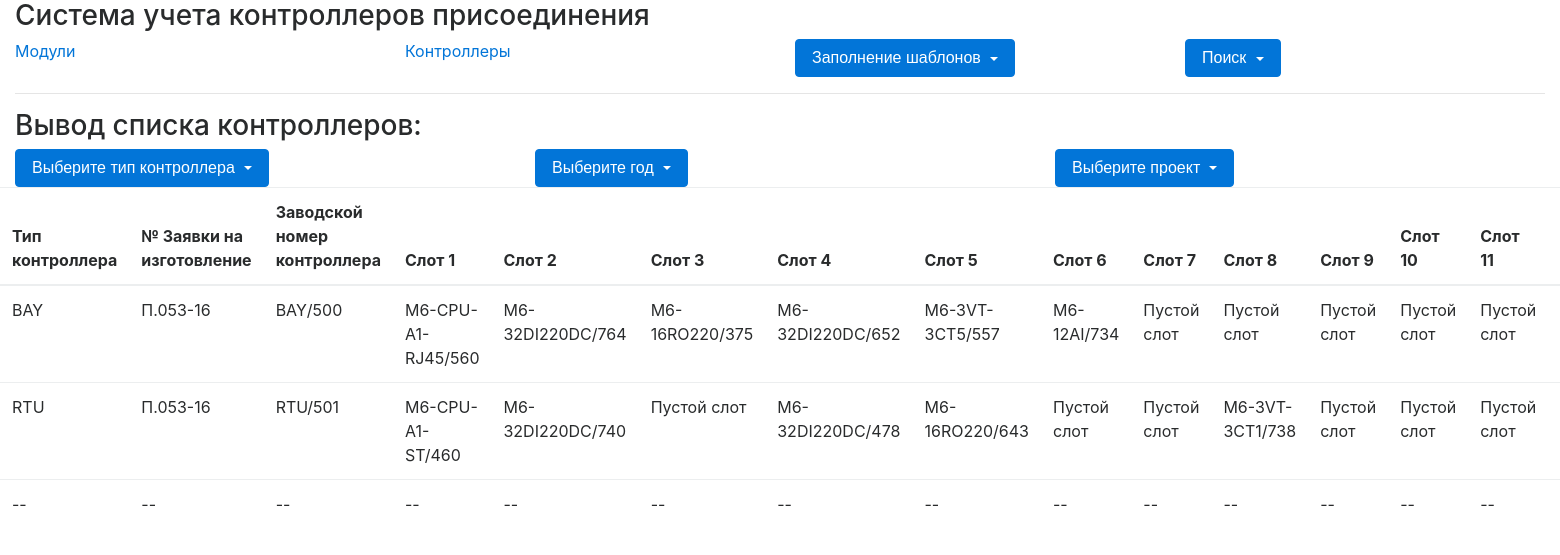
/myapp/controllers_list/, run on the app's committed database.
### myapp/models.py (models this page shows, shortened)
class Controller(models.Model):
    factory_number = models.CharField(primary_key=True, max_length=30)
    manufacturing_request_number = models.CharField(max_length=30, blank=True)
    controller_type = models.CharField(null=True, max_length=30)
    another_equipment_numbers = models.CharField(max_length=30, blank=True)
    controller_production_date = models.DateField(null=True, blank=True)
    qc_date = models.DateField(null=True, blank=True)
    metrology_check = models.NullBooleanField(blank=True)
    project_name = models.CharField(max_length=30, blank=True)
    project_manager_name = models.CharField(max_length=30, blank=True)
    def __str__(self):
        return f'{self.controller_type}/{self.factory_number}'

class Slot(models.Model):
    controller_module = models.ForeignKey('ControllerModule', unique=True, on_delete=models.CASCADE)
    slot_number = models.IntegerField(editable=True)
    class Meta:
        unique_together = (('slot_number', 'controller_module'),)

class ControllerModule(models.Model):
    module = models.ForeignKey('Module', unique=True, on_delete=models.CASCADE)
    controller = models.ForeignKey('Controller', on_delete=models.CASCADE)
    class Meta:
        unique_together = (('module', 'controller'),)

class Module(models.Model):
    factory_number = models.CharField(primary_key=True, max_length=30) # 3D/526 3D/527
    revision = models.FloatField(null=True, blank=True)
    module_name = models.CharField(null=True, max_length=30)
    consignment_number = models.IntegerField(null=True, blank=True)
    manufacturer = models.CharField(max_length=30, blank=True)
    production_date = models.DateField(null=True, blank=True)
    qc_pass_date = models.DateField(null=True, blank=True)
    hash = models.TextField(blank=True)
    engineer_name = models.CharField(max_length=30, blank=True)
    note = models.TextField(blank=True)
    def __str__(self):
        return f'{self.module_name}/{self.factory_number}'

### myapp/views.py (the view)
# urls.py: path('controllers_list/', ControllersListView.as_view(), name='controllers_list'),
class ControllersListView(View):
	def get(self, request):
		a = ['--' for i in range(23)]
		controller = Controller.objects.all()
		controllers = []
		controller_types = []
		qc_dates = []
		project_names = []
		for cont in controller:
			slots = Slot.objects.select_related().all().filter(
				controller_module__controller__factory_number=cont.factory_number).order_by('slot_number')
			new_slots = [None for i in range(1, 15)]
			j = 0
			for i in range(1, 15):
				try:
					if slots[j].slot_number == i:
						new_slots[i-1] = slots[j]
						j += 1
				except:
					pass
			controllers.append({'controller': cont, 'slot': new_slots})
			try:
				if cont.controller_type in controller_types:
					continue
				else:
					controller_types.append(cont.controller_type)
			except:
				pass
			try:
				if cont.qc_date.year in qc_dates:
					continue
				else:
					qc_dates.append(cont.qc_date.year)
			except:
				pass
			try:
				if cont.project_name in project_names:
					continue
				else:
					project_names.append(cont.project_name)
			except:
				pass
		return render(request, 'myapp/controllers_list.html', {'controllers': controllers,
																'a': a,
																'controller_types': controller_types,
																'qc_dates': qc_dates,
																'project_names': project_names})

### myapp/templates/myapp/controllers_list.html (shortened to what this page needs)
{% load static %}
<!DOCTYPE html>
<html lang="en">
  <head>
    <link href="{% static "myapp/css/bootstrap.min.css" %}" rel="stylesheet"/>
    <link href="{% static "myapp/css/style.css" %}" rel="stylesheet">
  </head>
  <body>
    <div class="container-fluid">
	<div class="row">
		<div class="col-md-12">
			<h3>
				Система учета контроллеров присоединения
			</h3>
		</div>
	</div>
	<div class="row">
		<div class="col-md-3">
			<a href="{% url "modules_list" %}">Модули</a>
		</div>
		<div class="col-md-3">
			<a href="{% url "controllers_list" %}">Контроллеры</a>
		</div>
		<div class="col-md-3">
			<div class="dropdown">
				<button class="btn btn-primary dropdown-toggle" type="button" id="dropdownMenuButton" data-toggle="dropdown">
					Заполнение шаблонов
				</button>
			</div>
		</div>
		<div class="col-md-3">
			<div class="dropdown">
				<button class="btn btn-primary dropdown-toggle" type="button" id="dropdownMenuButton" data-toggle="dropdown">
					Поиск
				</button>
			</div>
		</div>
	</div>
	<hr>
	<div class="row">
		<div class="col-md-12">
			<h3>
				Вывод списка контроллеров:
			</h3>
		</div>
	</div>
	<div class="row">
		<div class="col-md-4">
			<div class="dropdown">
				<button class="btn btn-primary dropdown-toggle" type="button" id="dropdownMenuButton" data-toggle="dropdown">
					Выберите тип контроллера
				</button>
			</div>
		</div>
		<div class="col-md-4">
			<div class="dropdown">
				<button class="btn btn-primary dropdown-toggle" type="button" id="dropdownMenuButton" data-toggle="dropdown">
					Выберите год
				</button>
			</div>
		</div>
		<div class="col-md-4">
			<div class="dropdown">
				<button class="btn btn-primary dropdown-toggle" type="button" id="dropdownMenuButton" data-toggle="dropdown">
					Выберите проект
				</button>
			</div>
		</div>
		</div>
	</div>
<div class="row">
		<div class="col-md-12">
			<table class="table" id="bagua-table">
				<thead>
					<tr>
						<th>
							Тип контроллера
						</th>
						<th>
							№ Заявки на изготовление
						</th>
						<th>
							Заводской номер контроллера
						</th>
						<th>
							Слот 1
						</th>
						<th>
							Слот 2
						</th>
						<th>
							Слот 3
						</th>
						<th>
							Слот 4
						</th>
						<th>
							Слот 5
						</th>
						<th>
							Слот 6
						</th>
						<th>
							Слот 7
						</th>
						<th>
							Слот 8
						</th>
						<th>
							Слот 9
						</th>
						<th>
							Слот 10
						</th>
						<th>
							Слот 11
						</th>
												<th>
						</th>
					</tr>
				</thead>
				<tbody>
					{% for controller in controllers %}
					<tr>
						<td>
							{{controller.controller.controller_type}}
						</td>
						<td>
							{{controller.controller.manufacturing_request_number}}
						</td>
						<td>
							{{controller.controller}}
						</td>
						{% for slot in controller.slot %}
						{%if slot%}
						<td>
							{{slot.controller_module.module}}
						</td>
						{% else %}
						<td>
							{{"Пустой слот"}}
						</td>
						{% endif %}
						{% endfor %}
					</tr>
					{% endfor %}
					{% for i in a %}
						<td>
							{{i}}
						</td>
					{% endfor %}
				</tbody>
			</table>
		</div>
	</div>
  </body>
</html>

### data on the page
Controller: controller.controller_type "BAY", controller.manufacturing_request_number "П.053-16", controller "BAY/500", value "Пустой слот" "Пустой слот" "Пустой слот" "Пустой слот" "Пустой слот"
Slot: controller_module.module "M6-CPU-A1-RJ45/560"
Slot: controller_module.module "M6-32DI220DC/764"
Slot: controller_module.module "M6-16RO220/375"
Slot: controller_module.module "M6-32DI220DC/652"
Slot: controller_module.module "M6-3VT-3CT5/557"
Slot: controller_module.module "M6-12AI/734"
Controller: controller.controller_type "RTU", controller.manufacturing_request_number "П.053-16", controller "RTU/501", value "Пустой слот" "Пустой слот" "Пустой слот" "Пустой слот" "Пустой слот" "Пустой слот"
Slot: controller_module.module "M6-CPU-A1-ST/460"
Slot: controller_module.module "M6-32DI220DC/740"
Slot: controller_module.module "M6-32DI220DC/478"
Slot: controller_module.module "M6-16RO220/643"
Slot: controller_module.module "M6-3VT-3CT1/738"

### other printed values
{{ i }} "--" "--" "--" "--" "--" "--" "--" "--" "--" "--" "--" "--" "--" "--"
